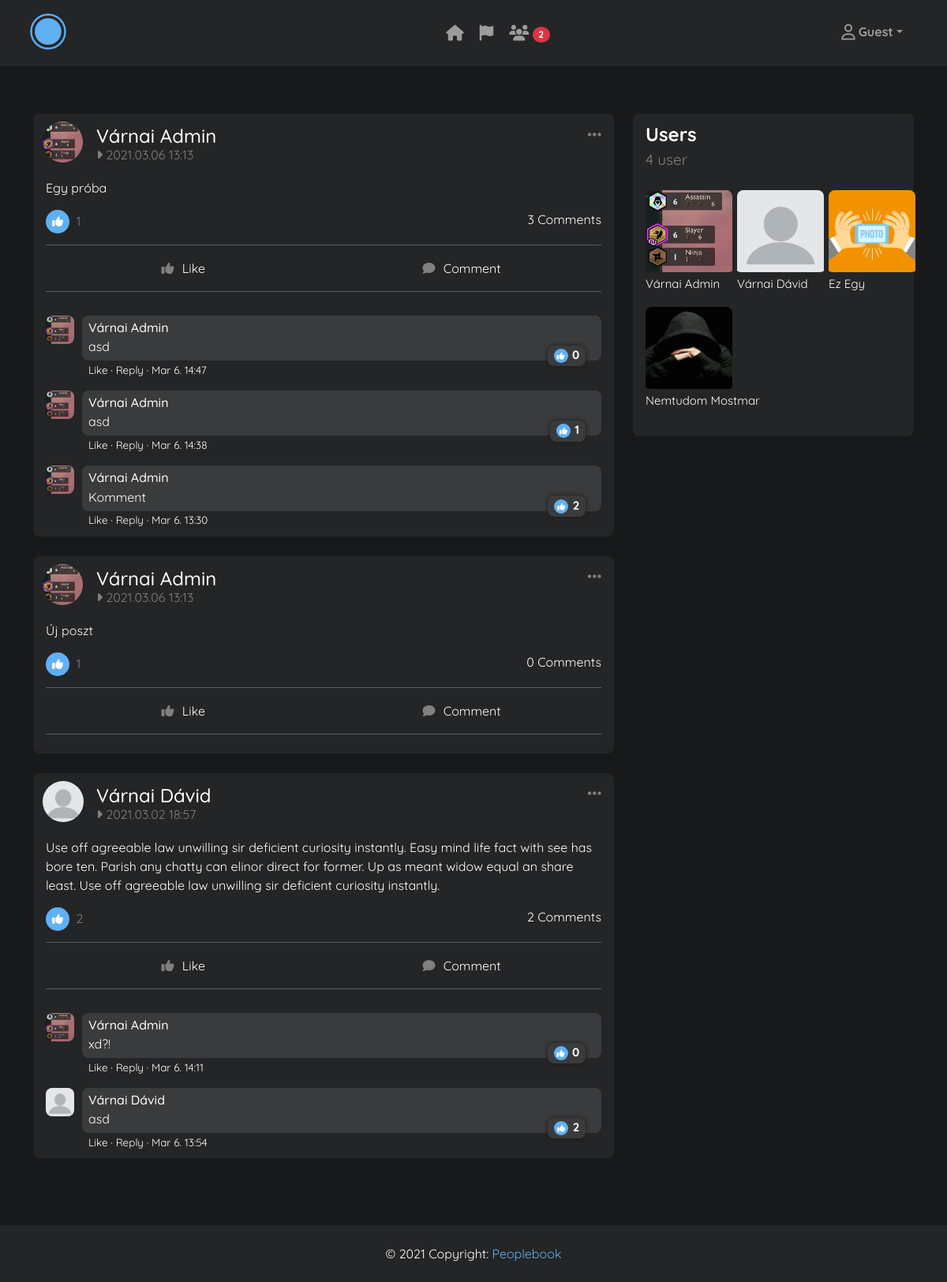
The page / on the database its author committed.
### blog/models.py (models this page shows, shortened)
class Post(models.Model):
    author = models.ForeignKey(User, on_delete=models.CASCADE)
    content = models.TextField()
    date_posted = models.DateTimeField(default=timezone.now)

class Profile(models.Model):
    GENDER_CHOICES = (
        ('Male', "Male"),
        ('Female', "Female"),
        ('Prefer not to say', "Prefer not to say"),
    )
    COUNTRY_CHOICES = (
        ('Hungary', "Hungary"),
        ('United States', "United States"),
    )
    user = models.OneToOneField(User, default=None, null=True, on_delete=models.CASCADE)
    bio = models.TextField(blank=True, null=True)
    birth_date = models.DateField(blank=True, null=True)
    gender = models.CharField(max_length=50, choices=GENDER_CHOICES, blank=True, null=True)
    country = models.CharField(max_length=50, choices=COUNTRY_CHOICES, blank=True, null=True)
    image = models.ImageField(upload_to="static/pics/profile_pics/", blank=True)
    background = models.ImageField(upload_to="static/pics/bg_pics/", blank=True)

class Comment(models.Model):
    post = models.ForeignKey(Post, on_delete=models.CASCADE, related_name="comments", default=None)
    author = models.ForeignKey(User, on_delete=models.CASCADE, default=None)
    content = models.TextField()
    date_posted = models.DateTimeField(default=timezone.now)
    likes = models.ManyToManyField(User, related_name="fasz", default=None)
    class Meta:
        ordering = ["-date_posted"]

### blog/views.py (the view)
# urls.py: path('', views.Home, name='home'),
def Home(request):
    if request.is_ajax() and request.method == "POST":
        if 'like' in request.POST:
            post = Post.objects.get(id=request.POST["post_id"])
            user = get_object_or_404(User, id=request.user.id)
            like_post(post=post, user=user)
            data = [{}]
            response = JsonResponse(json.dumps(data, sort_keys=True, default=str, indent=4), safe=False)
            return response
        elif 'unlike' in request.POST:
            post = Post.objects.get(id=request.POST["post_id"])
            user = get_object_or_404(User, id=request.user.id)
            delete_like(post=post, user=user)
            data = [{}]
            response = JsonResponse(json.dumps(data, sort_keys=True, default=str, indent=4), safe=False)
            return response
        elif 'comment_like' in request.POST:
            c = Comment.objects.get(id=request.POST["comment_id"])
            c.likes.add(request.user.id)
            data = [{}]
            response = JsonResponse(json.dumps(data, sort_keys=True, default=str, indent=4), safe=False)
            return response
        elif 'comment_unlike' in request.POST:
            c = Comment.objects.get(id=request.POST["comment_id"])
            c.likes.remove(request.user.id)
            data = [{}]
            response = JsonResponse(json.dumps(data, sort_keys=True, default=str, indent=4), safe=False)
            return response
        elif 'post_remove' in request.POST:
            post = Post.objects.get(id=request.POST["post_id"])
            post.delete()
            data = [{}]
            response = JsonResponse(json.dumps(data, sort_keys=True, default=str, indent=4), safe=False)
            return response
        elif 'add_comment' in request.POST:
            post = Post.objects.get(id=request.POST["comment_post_id"])
            create_comment(post=post, author=request.user, content=request.POST["content"])
            data = [{}]
            response = JsonResponse(json.dumps(data, sort_keys=True, default=str, indent=4), safe=False)
            return response
    else:
        posts = Post.objects.order_by('-date_posted')
        users = User.objects.all()
        user_count = User.objects.count()
        comments = Comment.objects.all()
        context = {
            'title': 'Home',
            'posts': posts,
            'users': users,
            'user_count': user_count,
            'comments': comments,
        }
        return render(request, "blog/home.html", context)

### blog/templates/blog/home.html (shortened to what this page needs)
{% extends "blog/base.html" %}
{% load static %}
{% block head %}
    <link rel="stylesheet" href="{% static 'css/home.css' %}" type="text/css">
    <link rel="stylesheet" href="{% static 'css/form.css'%}" type="text/css">
{% endblock %}
{% block content %}
    <div class="container">
        <div class="row">
            <div class="col-8">
                {% for post in posts %}
                    <div class="card posts" id="post{{forloop.counter}}">
                        <div class="card-header">
                            <a href="{% url 'profile' post.author.id %}">
                                <img src="/{{ post.author.profile.image }}" height="52" class="rounded-circle">
                            </a>
                            <div class="header-text">
                                <a href="{% url 'profile' post.author.id %}"><h4>{{ post.author.get_full_name }}</h4></a>
                                <p><i class="fas fa-caret-right"></i> {{ post.date_posted|date:"Y.m.d  G:i" }}</p>
                            </div>
                            <a href="" id="postDropMenu" data-bs-toggle="dropdown" aria-expanded="false">
                                <i class="fas fa-ellipsis-h fa-lg"></i>
                            </a>
                        </div>
                        <div class="card-body">
                            <p class="post-content">{{ post.content }}</p>
                            <div class="up-like-comment">
                                <p class="post-likes"><i class="fas fa-thumbs-up"></i> <span id="likeCount{{forloop.counter}}">{{ post.likes.count }}</span></p>
                                <p class="post-comments">{{ post.comments.count }} Comments</p>
                            </div>
                            <div class="down-like-comment">
                                <hr>
                                <form onsubmit="like({{forloop.counter}});return false;" id="likeForm{{forloop.counter}}">
                                    <button type="submit" class="btn full-btn like " name="likebutton" id="likeContainer{{forloop.counter}}"><i class="fas fa-thumbs-up" id="likeIcon{{forloop.counter}}"></i> <span>Like</span></button>
                                    <a onclick="focusComment({{forloop.counter}})" id="commentContainer{{forloop.counter}}" class="btn full-btn comment"><i class="fas fa-comment"></i> Comment</a>
                                </form>
                                <hr>
                            </div>
                            {% for comment in comments %}
                                {% if comment.post.id == post.id %}
                                    <div class="comment">
                                        <div class="card-header">
                                            <a href="{% url 'profile' comment.author.id %}">
                                                <img src="/{{ comment.author.profile.image }}" height="36">
                                            </a>
                                        </div>
                                        <div class="comment-body">
                                            <a href="{% url 'profile' comment.author.id %}">
                                                <h5>{{ comment.author.get_full_name }}</h5>
                                            </a>
                                            <p class="post-content">{{ comment.content }}</p>
                                            <div class="badge comment-like-count" id="commentLikeCountBadge{{forloop.counter}}"><i class="fas fa-thumbs-up"></i> <span id="commentLikeCount{{forloop.counter}}">{{ comment.likes.count }}</span></div>
                                            <form method="POST" onsubmit="likeComment({{forloop.counter}}, '{{request.user.get_full_name}}');return false" id="likeCommentForm{{forloop.counter}}" class="commentLike">
                                                <button type="submit"><span id="likeCommentIcon{{forloop.counter}}">Like</span><span style="color: white !important"> · Reply </span><span>· {{comment.date_posted|date:"M j. H:i"}}</span></button>
                                            </form>
                                        </div>
                                    </div>
                                {% endif %}
                            {% endfor %}
                        </div>
                    </div>
                {% endfor %}
            </div>
            <div class="col-4">
                <div class="card">
                    <div class="card-header">
                        <div class="card-title" style="margin-bottom: 0;">Users</div>
                        <div class="card-sub-title" style="color: gray; font-size: 19px">{{ user_count }} user</div>
                    </div>
                    <div class="card-body text-center">
                        <div class="row">
                            {% for user in users %}
                                <div class="col-4">
                                    <div class="friend-card">
                                        <a href="profile/{{ user.id }}">
                                            <img src="/{{ user.profile.image }}" alt="User{{forloop.counter}}" class="friend-img">
                                            <h5 class="friend-title">{{ user.get_full_name }}</h5>
                                        </a>
                                    </div>
                                </div>
                            {% endfor %}
                        </div>
                    </div>
                </div>
            </div>
        </div>
    </div>
{% endblock %}

### static/css/base.css (style rules this page uses)
:root { --primary-color: #60b0f4; --gray-1: #18191a; --gray-2: #242526; --light-gray: #3a3b3c; --error-color: #e85e6c; --success-color: #5ee883; --border: 2px solid rgba(0,0,0,.125); --border-radius: 8px; }
body { background: rgb(235, 235, 235); color: white; font-family: 'Quicksand', sans-serif; }
body { background: var(--gray-1); }
.full-btn { text-align: center; color: white; padding: 8px; margin-top: 16px; border-radius: var(--border-radius); }
.full-btn i { margin-right: 6px; }
.posts .card-header { position: relative; display: flex; align-items: center; justify-content: center; }
.posts .card-header h4 { color: white; position: absolute; left: 80px; top: 14px; }
.posts .header-text p { color: gray; position: absolute; left: 80px; top: 40px; }
#postDropMenu { color: gray; position: absolute; right: 16px; top: 14px; }
.posts .card-body { margin-top: 50px; }
.posts .card-header img { position: absolute; top: 10px; left: 12px; }
.post-likes i, .comment-like-count i { color: white !important; font-size: 14px; border-radius: 50%; background: var(--primary-color); padding: 8px; margin-right: 4px; }
.up-like-comment { position: relative; margin-bottom: 44px; }
.post-likes { color: gray; position: absolute; top: 0; left: 0; }
.post-comments { position: absolute; top: 0; right: 0; }
.down-like-comment { margin-top: 60px; }
.down-like-comment hr { margin: 8px 0; }
.down-like-comment .full-btn { margin: 0; width: 49.5%; }
.like i, .comment i { color: gray; }
.comment { position: relative; margin-bottom: 16px; }
.comment .card-header { margin-bottom: 6px; }
.comment-body { margin-left: 46px; background-color: var(--light-gray); border-radius: var(--border-radius); padding: 6px 8px; }
.comment-body a { text-decoration: none; color: gray; font-size: 13px; }
.comment-body h5 { margin-bottom: 2px; color: white; font-size: 16px; }
.comment .post-content { margin-bottom: 0; }
.comment .card-header img { border-radius: var(--border-radius) !important; position: absolute; left: 0 !important; top: 22px !important; }
.comment-like-count { background-color: var(--light-gray); box-shadow: 0 0 5px var(--gray-1); position: absolute; right: 20px; top: 60px; border-radius: var(--border-radius); }
.comment-like-count span { font-size: 15px; }
.comment-like-count i { padding: 4px; font-size: 10px; margin-right: 2px; }
.commentLike { position: absolute; top: 78px; left: 48px; }
.commentLike button { background-color: transparent; outline: none; border: none; color: white; font-size: 13.5px; }
.card { border-radius: var(--border-radius); background-color: var(--gray-2); border: none; margin-bottom: 25px; }
.card-header { background-color: unset; border: none; }
.card-title { font-size: 24px; font-weight: 700; margin-bottom: 2px; }
.friend-card { width: 50%; white-space: nowrap; }
.friend-card img { height: 110px; width: 110px; padding-bottom: 6px; border-radius: var(--border-radius); }
.friend-card a { text-decoration: none; }
.friend-title { color: white; font-size: 15px; font-weight: 400; padding-bottom: 12px; }

### rows shown on the page
Post: author.profile.image (picture), author.get_full_name "Várnai Admin", date_posted "2021.03.06 13:13", content "Egy próba", likes.count "1", comments.count "3"
Comment: author.profile.image (picture), author.get_full_name "Várnai Admin", content "asd", likes.count "0", date_posted "Mar 6. 14:47"
Comment: author.profile.image (picture), author.get_full_name "Várnai Admin", content "asd", likes.count "1", date_posted "Mar 6. 14:38"
Comment: author.profile.image (picture), author.get_full_name "Várnai Admin", content "Komment", likes.count "2", date_posted "Mar 6. 13:30"
Post: author.profile.image (picture), author.get_full_name "Várnai Admin", date_posted "2021.03.06 13:13", content "Új poszt", likes.count "1", comments.count "0"
Post: author.profile.image (picture), author.get_full_name "Várnai Dávid", date_posted "2021.03.02 18:57", content "Use off agreeable law unwilling sir deficient curiosity instantly. Easy mind life fact with see has bore ten. Parish any chatty can elinor direct for former. Up as meant widow equal an share least. Use off agreeable law unwilling sir deficient curiosity instantly.", likes.count "2", comments.count "2"
Comment: author.profile.image (picture), author.get_full_name "Várnai Admin", content "xd?!", likes.count "0", date_posted "Mar 6. 14:11"
Comment: author.profile.image (picture), author.get_full_name "Várnai Dávid", content "asd", likes.count "2", date_posted "Mar 6. 13:54"

### other values the page prints
{{ user_count }} "4"
{{ user.get_full_name }} "Várnai Admin"
{{ user.get_full_name }} "Várnai Dávid"
{{ user.get_full_name }} "Ez Egy"
{{ user.get_full_name }} "Nemtudom Mostmar"
